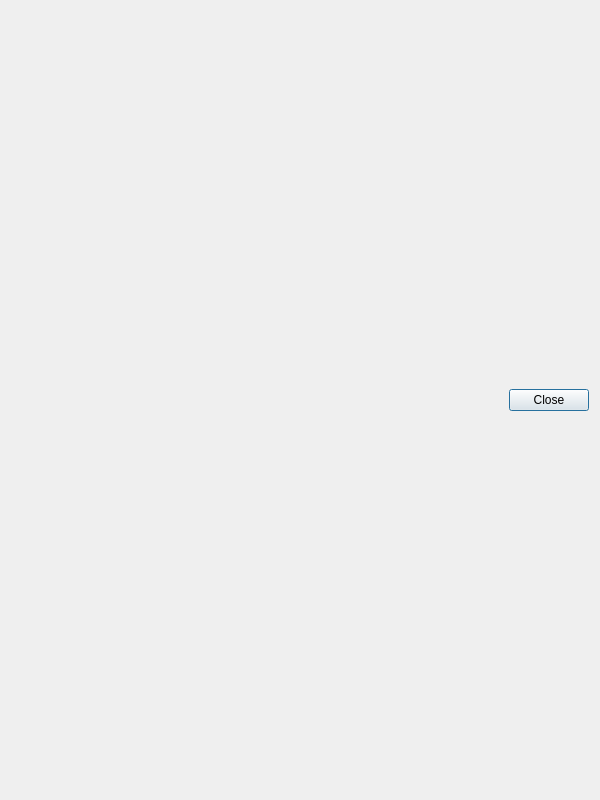
<?xml version="1.0" encoding="UTF-8"?>
<ui version="4.0">
 <class>KstViewScalarsDialog</class>
 <widget class="QDialog" name="KstViewScalarsDialog">
  <property name="geometry">
   <rect>
    <x>0</x>
    <y>0</y>
    <width>600</width>
    <height>800</height>
   </rect>
  </property>
  <property name="windowTitle">
   <string>View Scalar Values</string>
  </property>
  <layout class="QVBoxLayout">
   <item>
    <layout class="QHBoxLayout">
     <item>
      <spacer name="spacer5">
       <property name="orientation">
        <enum>Qt::Horizontal</enum>
       </property>
       <property name="sizeType">
        <enum>QSizePolicy::Expanding</enum>
       </property>
       <property name="sizeHint" stdset="0">
        <size>
         <width>351</width>
         <height>21</height>
        </size>
       </property>
      </spacer>
     </item>
     <item>
      <widget class="QPushButton" name="Cancel">
       <property name="sizePolicy">
        <sizepolicy hsizetype="Fixed" vsizetype="Fixed">
         <horstretch>0</horstretch>
         <verstretch>0</verstretch>
        </sizepolicy>
       </property>
       <property name="text">
        <string>Close</string>
       </property>
      </widget>
     </item>
    </layout>
   </item>
  </layout>
 </widget>
 <layoutdefault spacing="6" margin="11"/>
 <pixmapfunction>qPixmapFromMimeSource</pixmapfunction>
 <resources/>
 <connections/>
</ui>
